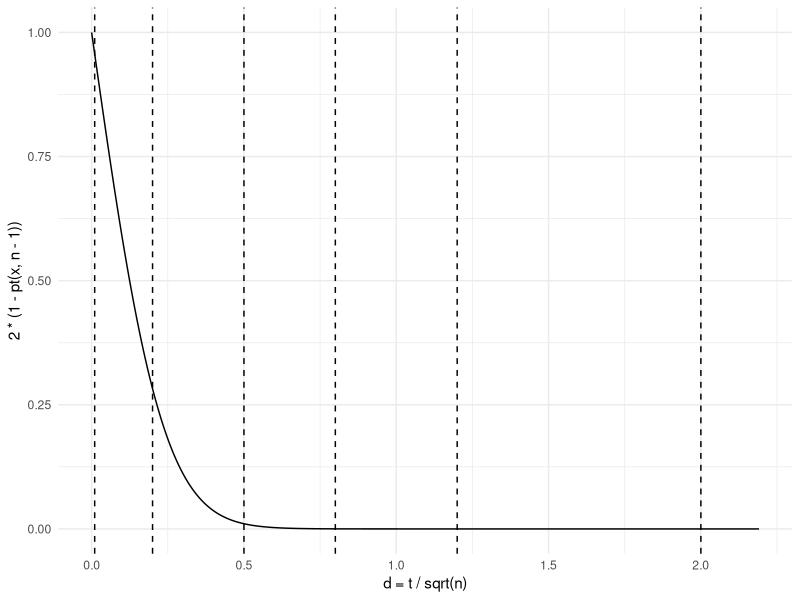

Write R code to recreate this figure.
## ---- chunk 1
library(magrittr)
library(formatR)
## ---- chunk 2
library(pwr)
library(Matrix)
library(lme4)
## ---- chunk 3
usage(power.anova.test)
## ---- chunk 4
power.anova.test(
  groups = 4,       #  4 个组  
  between.var = 1,  # 组间方差为 1
  within.var = 3,   # 组内方差为 3
  power = 0.95      # 1 - 犯第二类错误的概率
)
## ---- chunk 5
usage(power.prop.test)
## ---- chunk 6
# p1 >= p2 的检验 单边和双边检验
power.prop.test(
  p1 = .65, p2 = 0.6, sig.level = .05,
  power = 0.90, alternative = "one.sided"
)

power.prop.test(
  p1 = .65, p2 = 0.6, sig.level = .05,
  power = 0.90, alternative = "two.sided"
)
## ---- chunk 7
library(pwr)
# 明确 p1 > p2 的检验
# 单边检验拆分更加明细，分为大于和小于
pwr.2p.test(
  h = ES.h(p1 = 0.65, p2 = 0.6),
  sig.level = 0.05, power = 0.9, alternative = "greater"
)
## ---- chunk 8
library(pwr)
pwr.2p2n.test(
  h = 0.30, n1 = 80, n2 = 245,
  sig.level = 0.05, alternative = "greater"
)
## ---- chunk 9
n = 30  # 样本量（只是一个例子）
x = seq(0, 12, 0.01)
library(ggplot2)
dat <- data.frame(xx = x/sqrt(n), yy = 2 * (1 - pt(x, n - 1)))
ggplot(data = dat, aes(x = xx, y = yy)) +
  geom_line() +
  geom_vline(xintercept = c(0.01, 0.2, 0.5, 0.8, 1.2, 2), linetype = 2) +
  theme_minimal() +
  labs(x = "d = t / sqrt(n)", y = "2 * (1 - pt(x, n - 1))")
## ---- chunk 10
usage(power.t.test)
## ---- chunk 11
power.t.test(
  n = 100, delta = 2.2,
  sd = 1, sig.level = 0.05,
  type = "two.sample",
  alternative = "two.sided"
)
## ---- chunk 12
# 前面 t 检验和方差分析检验的等价功效计算
library(pwr)
pwr.t.test(
  d = 2.2 / 6.4,
  n = 100,
  sig.level = 0.05,
  type = "two.sample",
  alternative = "two.sided"
)
# f 是如何和上面的组间/组内方差等价指定的
pwr.anova.test(
  k = 4, # 组数
  f = 0.5,
  power = 0.95 # 检验的效
)
## ---- chunk 13
sessionInfo()
